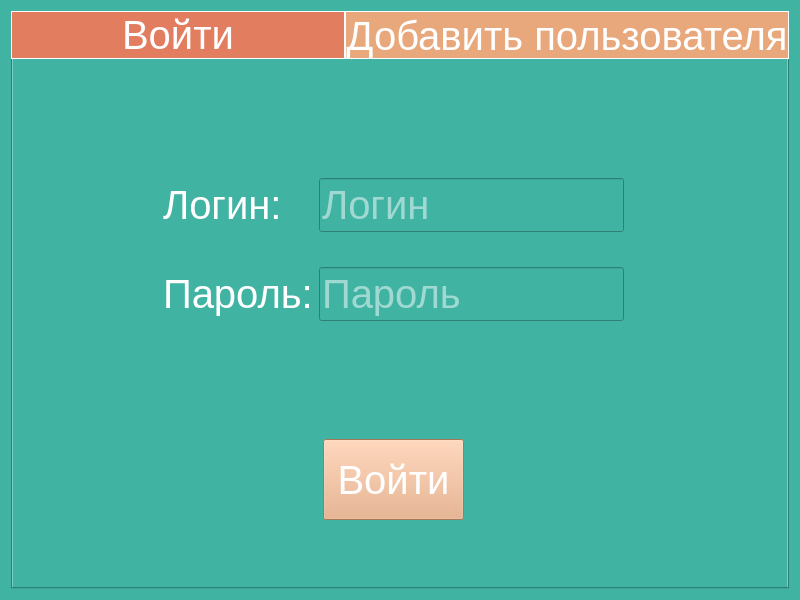
<?xml version="1.0" encoding="UTF-8"?>
<ui version="4.0">
 <class>Form</class>
 <widget class="QWidget" name="Form">
  <property name="geometry">
   <rect>
    <x>0</x>
    <y>0</y>
    <width>800</width>
    <height>600</height>
   </rect>
  </property>
  <property name="minimumSize">
   <size>
    <width>800</width>
    <height>600</height>
   </size>
  </property>
  <property name="maximumSize">
   <size>
    <width>800</width>
    <height>600</height>
   </size>
  </property>
  <property name="windowTitle">
   <string>Form</string>
  </property>
  <property name="styleSheet">
   <string notr="true">QWidget {
background-color: #41B3A3;
color: rgb(255, 255, 255);
font-size: 40px;
}
QPushButton {
font-size: 40px;
color: rgb(255, 255, 255);
background-color: #E8A87C;
}
QPushButton:pressed {
background-color:  rgb(255, 255, 255);
color: #E27D60;
}
QPushButton:hover:!pressed{
background-color: #E27D60;
}</string>
  </property>
  <layout class="QVBoxLayout" name="verticalLayout">
   <item>
    <widget class="QTabWidget" name="tabWidget">
     <property name="cursor">
      <cursorShape>ArrowCursor</cursorShape>
     </property>
     <property name="tabletTracking">
      <bool>true</bool>
     </property>
     <property name="styleSheet">
      <string notr="true">QTabBar::tab {
   background-color: #E8A87C;
  border: 1px solid white; 
  min-width: 332px; 
}
QTabBar::tab:selected {  
    background-color: #E27D60;;
} 
QTabBar::tab:hover {  
    background-color: #E27D60;;
} </string>
     </property>
     <property name="currentIndex">
      <number>0</number>
     </property>
     <property name="tabsClosable">
      <bool>false</bool>
     </property>
     <property name="movable">
      <bool>false</bool>
     </property>
     <property name="tabBarAutoHide">
      <bool>false</bool>
     </property>
     <widget class="QWidget" name="loginTab">
      <property name="styleSheet">
       <string notr="true">QTabBar::loginTab {
	color: rgb(73, 112, 255);
}
</string>
      </property>
      <attribute name="title">
       <string>Войти</string>
      </attribute>
      <widget class="QPushButton" name="LoginButton">
       <property name="geometry">
        <rect>
         <x>310</x>
         <y>380</y>
         <width>141</width>
         <height>81</height>
        </rect>
       </property>
       <property name="styleSheet">
        <string notr="true">\</string>
       </property>
       <property name="text">
        <string>Войти</string>
       </property>
      </widget>
      <widget class="QLabel" name="ErrorLabel">
       <property name="geometry">
        <rect>
         <x>150</x>
         <y>270</y>
         <width>461</width>
         <height>91</height>
        </rect>
       </property>
       <property name="styleSheet">
        <string notr="true">QLabel {
color: #EDF5E1;
font-size: 25px;
}</string>
       </property>
       <property name="text">
        <string/>
       </property>
       <property name="wordWrap">
        <bool>true</bool>
       </property>
      </widget>
      <widget class="QWidget" name="gridLayoutWidget_2">
       <property name="geometry">
        <rect>
         <x>150</x>
         <y>90</y>
         <width>461</width>
         <height>201</height>
        </rect>
       </property>
       <layout class="QGridLayout" name="gridLayout_2">
        <item row="0" column="1">
         <widget class="QLineEdit" name="LoginEdit">
          <property name="mouseTracking">
           <bool>false</bool>
          </property>
          <property name="styleSheet">
           <string notr="true">\</string>
          </property>
          <property name="maxLength">
           <number>20</number>
          </property>
          <property name="placeholderText">
           <string>Логин</string>
          </property>
         </widget>
        </item>
        <item row="0" column="0">
         <widget class="QLabel" name="LoginLabel">
          <property name="styleSheet">
           <string notr="true">\</string>
          </property>
          <property name="text">
           <string>Логин:</string>
          </property>
         </widget>
        </item>
        <item row="1" column="0">
         <widget class="QLabel" name="PwLabel">
          <property name="styleSheet">
           <string notr="true">\</string>
          </property>
          <property name="text">
           <string>Пароль:</string>
          </property>
         </widget>
        </item>
        <item row="1" column="1">
         <widget class="QLineEdit" name="PwEdit">
          <property name="styleSheet">
           <string notr="true">\</string>
          </property>
          <property name="maxLength">
           <number>20</number>
          </property>
          <property name="placeholderText">
           <string>Пароль</string>
          </property>
         </widget>
        </item>
       </layout>
      </widget>
     </widget>
     <widget class="QWidget" name="createTab">
      <attribute name="title">
       <string>Добавить пользователя</string>
      </attribute>
      <widget class="QPushButton" name="AddUserButton">
       <property name="geometry">
        <rect>
         <x>150</x>
         <y>380</y>
         <width>461</width>
         <height>81</height>
        </rect>
       </property>
       <property name="styleSheet">
        <string notr="true"/>
       </property>
       <property name="text">
        <string>Добавить пользователя</string>
       </property>
      </widget>
      <widget class="QLabel" name="ErrorLabel_2">
       <property name="geometry">
        <rect>
         <x>150</x>
         <y>270</y>
         <width>461</width>
         <height>91</height>
        </rect>
       </property>
       <property name="styleSheet">
        <string notr="true">QLabel {
color: #EDF5E1;
font-size: 25px;
}</string>
       </property>
       <property name="text">
        <string/>
       </property>
       <property name="wordWrap">
        <bool>true</bool>
       </property>
      </widget>
      <widget class="QWidget" name="gridLayoutWidget">
       <property name="geometry">
        <rect>
         <x>150</x>
         <y>90</y>
         <width>461</width>
         <height>201</height>
        </rect>
       </property>
       <layout class="QGridLayout" name="gridLayout">
        <item row="0" column="1">
         <widget class="QLineEdit" name="LoginEdit_2">
          <property name="styleSheet">
           <string notr="true"/>
          </property>
          <property name="maxLength">
           <number>20</number>
          </property>
          <property name="placeholderText">
           <string>Логин</string>
          </property>
         </widget>
        </item>
        <item row="1" column="1">
         <widget class="QLineEdit" name="PwEdit_2">
          <property name="styleSheet">
           <string notr="true"/>
          </property>
          <property name="maxLength">
           <number>20</number>
          </property>
          <property name="placeholderText">
           <string>Пароль</string>
          </property>
         </widget>
        </item>
        <item row="0" column="0">
         <widget class="QLabel" name="LoginLabel_2">
          <property name="styleSheet">
           <string notr="true"/>
          </property>
          <property name="text">
           <string>Логин:</string>
          </property>
         </widget>
        </item>
        <item row="1" column="0">
         <widget class="QLabel" name="PwLabel_2">
          <property name="styleSheet">
           <string notr="true"/>
          </property>
          <property name="text">
           <string>Пароль:</string>
          </property>
         </widget>
        </item>
       </layout>
      </widget>
     </widget>
    </widget>
   </item>
  </layout>
 </widget>
 <resources/>
 <connections/>
</ui>
